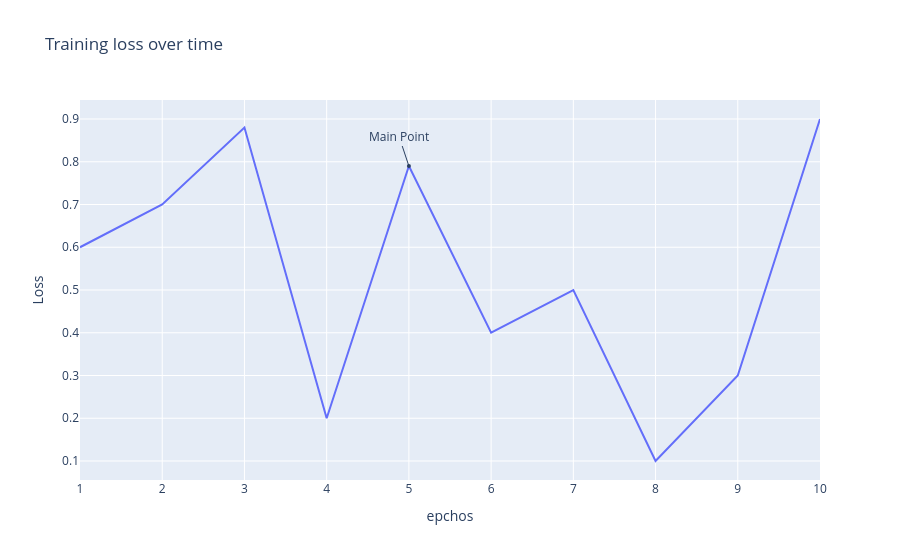

This figure's notebook cell:
### Code cell
## Annotation
data={
    "epchos":range(1,11),
    "Loss":[0.6,0.7,0.88,0.2,0.79,0.4,0.5,0.1,0.3,0.9]
    
    }

df=pd.DataFrame(data)
fig=px.line(df,x=df["epchos"],y=df["Loss"],title="Training loss over time")
fig.add_annotation(
    x=5,
    y=0.79,
    text="Main Point",
    showarrow=True,
    arrowhead=6
)
fig.show()

### Figure 1 — Plotly figure (JSON) as saved in the notebook; plotly's stock layout.template omitted (floating-point values rounded to 4 significant figures)
{"data": [{"hovertemplate": "epchos=%{x}<br>Loss=%{y}<extra></extra>", "legendgroup": "", "line": {"color": "#636efa", "dash": "solid"}, "marker": {"symbol": "circle"}, "mode": "lines", "name": "", "orientation": "v", "showlegend": false, "type": "scatter", "x": [1, 2, 3, 4, 5, 6, 7, 8, 9, 10], "xaxis": "x", "y": [0.6, 0.7, 0.88, 0.2, 0.79, 0.4, 0.5, 0.1, 0.3, 0.9], "yaxis": "y"}], "layout": {"annotations": [{"arrowhead": 6, "showarrow": true, "text": "Main Point", "x": 5, "y": 0.79}], "legend": {"tracegroupgap": 0}, "title": {"text": "Training loss over time"}, "xaxis": {"anchor": "y", "domain": [0, 1], "title": {"text": "epchos"}}, "yaxis": {"anchor": "x", "domain": [0, 1], "title": {"text": "Loss"}}}}
